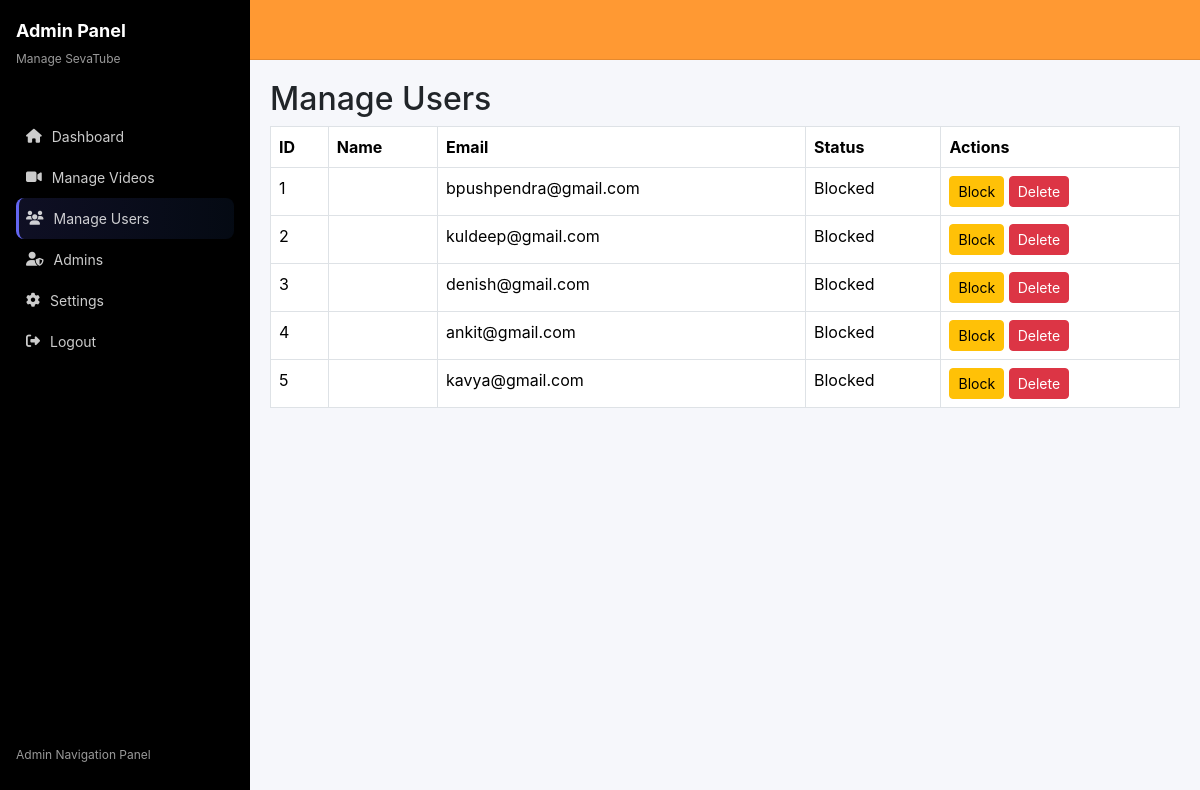
Before: /manage_users with the older database file.
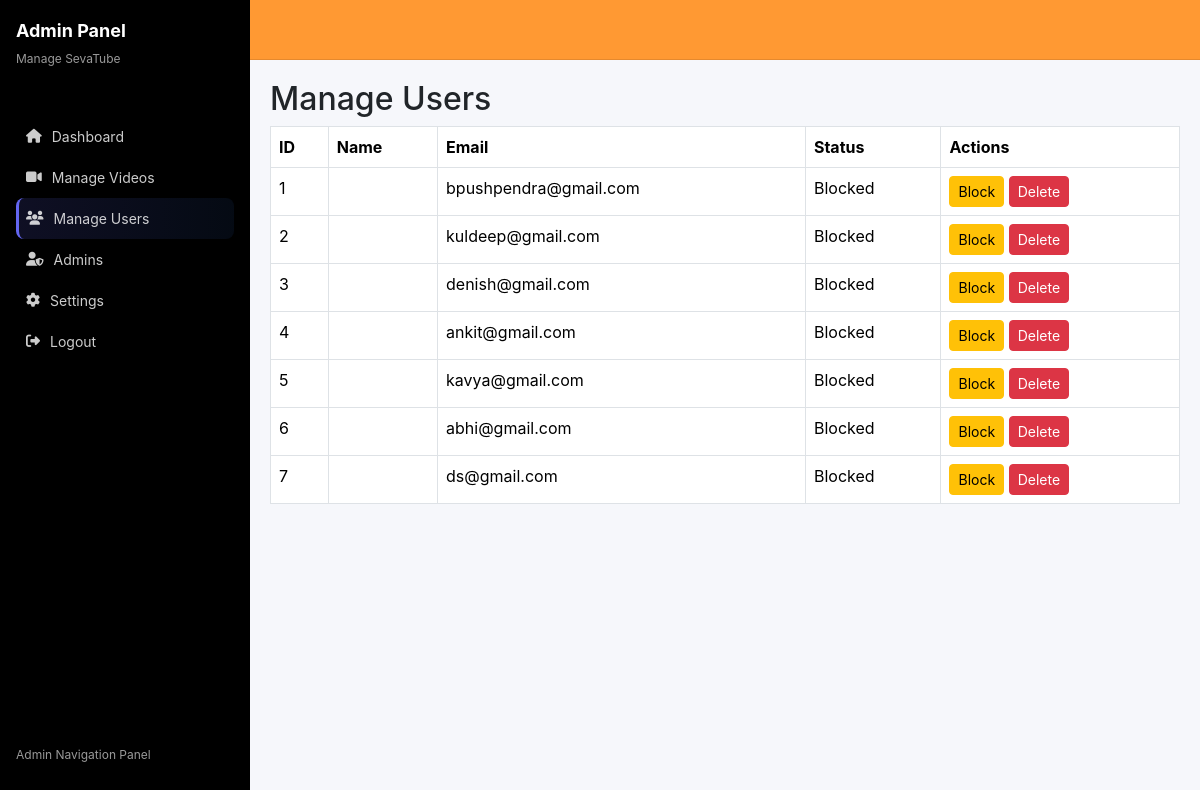
After: the same page with the newer database file.
### tables this page shows
CREATE TABLE users (
            id INTEGER PRIMARY KEY AUTOINCREMENT,
            fname TEXT, lname TEXT,
            email TEXT UNIQUE,
            phone TEXT, 
            password TEXT
        );

### app.py (the view)
@app.route("/manage_users")
def manage_users():
    conn = get_db()
    users = conn.execute("SELECT * FROM users").fetchall()
    conn.close()
    return render_template("manage_users.html", users=users)

### app.py (called while the page is built)
def get_db():
    conn = sqlite3.connect(DB_PATH)
    conn.row_factory = sqlite3.Row
    return conn

### templates/manage_users.html (shortened to what this page needs)
{% extends 'admin.html' %}
{% block content %}
<h2>Manage Users</h2>
<table class="table table-bordered">
<thead>
<tr>
<th>ID</th>
<th>Name</th>
<th>Email</th>
<th>Status</th>
<th>Actions</th>
</tr>
</thead>
<tbody>
{% for u in users %}
<tr>
<td>{{ u.id }}</td>
<td>{{ u.name }}</td>
<td>{{ u.email }}</td>
<td>{{ "Active" if u.status==1 else "Blocked" }}</td>
<td>
<a href="/block_user/{{ u.id }}" class="btn btn-warning btn-sm">Block</a>
<a href="/delete_user/{{ u.id }}" class="btn btn-danger btn-sm">Delete</a>
</td>
</tr>
{% endfor %}
</tbody>
</table>
{% endblock %}

### templates/admin.html (shortened to what this page needs)
<!DOCTYPE html>
<html lang="en">
<head>
    <link href="https://cdn.jsdelivr.net/npm/bootstrap@5.3.8/dist/css/bootstrap.min.css" rel="stylesheet"
>
    <link rel="stylesheet" href="https://cdnjs.cloudflare.com/ajax/libs/font-awesome/6.5.0/css/all.min.css">
</head>
<body>
    <aside class="sidebar">
        <div class="brand">
            <h1>Admin Panel</h1>
            <p>Manage SevaTube</p>
        </div>
        <ul class="nav" id="adminNav">
            <li><a href="{{ url_for('dashboard') }}" class="{% if request.endpoint=='dashboard' %}active{% endif %}">
                    <i class="fa fa-home"></i> Dashboard</a></li>
            <li><a href="{{ url_for('manage_videos') }}"
                    class="{% if request.endpoint=='manage_videos' %}active{% endif %}">
                    <i class="fa fa-video"></i> Manage Videos</a></li>
            <li><a href="{{ url_for('manage_users') }}"
                    class="{% if request.endpoint=='manage_users' %}active{% endif %}">
                    <i class="fa fa-users"></i> Manage Users</a></li>
            <li><a href="{{ url_for('manage_admins') }}"
                    class="{% if request.endpoint=='manage_admins' %}active{% endif %}">
                    <i class="fa fa-user-shield"></i> Admins</a></li>
            <li><a href="{{ url_for('settings') }}" class="{% if request.endpoint=='settings' %}active{% endif %}">
                    <i class="fa fa-gear"></i> Settings</a></li>
            <li><a href="{{ url_for('logout') }}">
                    <i class="fa fa-right-from-bracket"></i> Logout</a></li>
        </ul>
        <div class="spacer"></div>
        <p class="footer-note">Admin Navigation Panel</p>
    </aside>
    <section class="content-wrap">
        <header class="topbar">
        </header>
        <main>
            {% block content %}{% endblock %}
        </main>
    </section>
</body>
</html>

### templates/admin.html (style rules this page uses)
* { margin: 0; padding: 0; box-sizing: border-box; }
body { font-family: Inter, system-ui; background: #f6f7fb; }
.sidebar { width: 250px; background: #000; color: #fff; position: fixed; top: 0; left: 0; bottom: 0; padding: 20px 16px; overflow-y: auto; display: flex; flex-direction: column; gap: 12px; }
.brand { margin-bottom: 20px; }
.nav { display: block; }
.brand h1 { font-size: 18px; font-weight: 700; }
.brand p { font-size: 12px; opacity: 0.6; }
.nav a { display: flex; align-items: center; padding: 10px; border-radius: 8px; gap: 10px; color: #ffffffcc; text-decoration: none; font-size: 14px; flex-direction: row; }
.nav a.active { background: linear-gradient(90deg, rgba(99, 102, 241, 0.15), rgba(59, 130, 246, 0.08)); border-left: 3px solid #6366f1; padding-left: 7px; }
.spacer { flex: 1; }
.footer-note { font-size: 12px; opacity: 0.6; }
.content-wrap { margin-left: 250px; min-height: 100vh; display: flex; flex-direction: column; }
.topbar { height: 60px; background: #FF9933; display: flex; align-items: center; padding: 0 20px; border-bottom: 1px solid rgba(0, 0, 0, 0.1); color: #000; }
main { padding: 20px; }

Changed rows visible on the page:
added users: id "6", email "abhi@gmail.com", status "Blocked"
added users: id "7", email "ds@gmail.com", status "Blocked"
